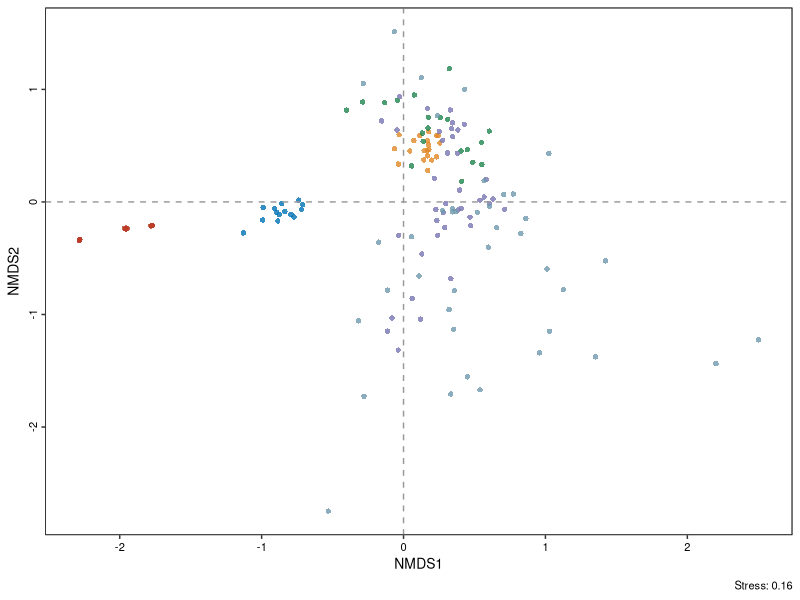
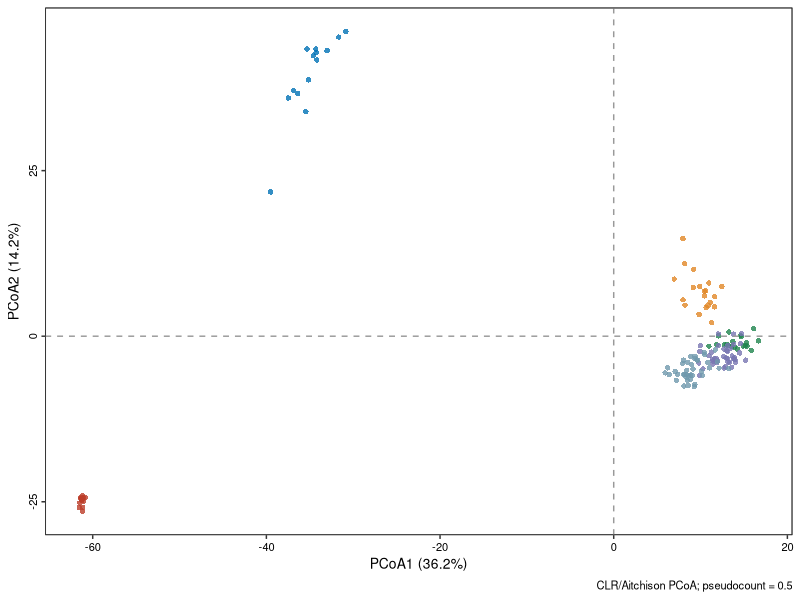

These charts were generated, in order, by the following R code:

# coding: utf-8
# email: qfsfdxlqy@163.com
# Github: https://github.com/2015qyliang

library(vegan)
library(ggsci)
library(ggplot2)
library(tidyverse)

#############################################################
# Supplementary Fig. S2E-F
# E: Bray-Curtis NMDS
# F: CLR/Aitchison PCoA
#############################################################

set.seed(123)

#############################################################
# 1. Data input

dclassDF = read.table('OTUsamplesGroup.txt', header = T,
                      sep = '\t', stringsAsFactors = F)

otuSampleDF = t(read.table('OTUtable.txt', header = T,
                           sep = '\t', row.names = 1,
                           check.names = FALSE))

# Match sample order between OTU table and metadata
common.samples = rownames(otuSampleDF)[rownames(otuSampleDF) %in% dclassDF$SampleID]

otuSampleDF = otuSampleDF[common.samples, , drop = FALSE]
dclassDF = dclassDF[match(common.samples, dclassDF$SampleID), , drop = FALSE]

# Remove all-zero samples and OTUs, if any
otuSampleDF = otuSampleDF[rowSums(otuSampleDF) > 0, , drop = FALSE]
dclassDF = dclassDF[match(rownames(otuSampleDF), dclassDF$SampleID), , drop = FALSE]

otuSampleDF = otuSampleDF[, colSums(otuSampleDF) > 0, drop = FALSE]

dclassDF$Group = factor(dclassDF$Group,
                        levels = c('D0', 'D1', 'D3', 'D5', 'D6', 'D7'))

#############################################################
# 2. Common theme, following Figure3D_NMDS_AbsT.R

mycols = pal_nejm()(6)

# mytheme = theme(panel.background = element_rect(fill = "white", color = "black"),
#                 panel.grid = element_blank(),
#                 plot.caption = element_text(size = 10, color = 'black'),
#                 axis.title = element_text(size = 10, color = 'black'),
#                 axis.text.y = element_text(size = 8, hjust = 0.5, vjust = 0.5,
#                                            angle = 90, color = 'black'),
#                 axis.text.x = element_text(size = 8, color = 'black'),
#                 legend.position = "right",
#                 legend.title = element_blank(),
#                 legend.text = element_text(size = 8),
#                 legend.key = element_blank())

#############################################################
# 3. Helper functions for statistics

get_global_stats = function(dis, meta, distance.name) {
  
  ad = adonis2(dis ~ Group, data = meta, permutations = 999)
  an = anosim(dis, grouping = meta$Group, permutations = 999)
  mr = mrpp(dis, grouping = meta$Group, permutations = 999)
  
  bd = betadisper(dis, group = meta$Group)
  bd.test = permutest(bd, permutations = 999)
  
  out = data.frame(
    Distance = distance.name,
    Test = c('PERMANOVA', 'ANOSIM', 'MRPP', 'Beta-dispersion'),
    Statistic = c(ad$F[1],
                  an$statistic,
                  mr$A,
                  bd.test$tab[1, 'F']),
    R2 = c(ad$R2[1],
           NA,
           NA,
           NA),
    P = c(ad$`Pr(>F)`[1],
          an$signif,
          mr$Pvalue,
          bd.test$tab[1, 'Pr(>F)']),
    stringsAsFactors = FALSE
  )
  
  return(out)
}

pairwise_permanova = function(dis, meta, distance.name) {
  
  dis.mat = as.matrix(dis)
  gps = levels(meta$Group)
  pair.list = combn(gps, 2, simplify = FALSE)
  
  out = map_df(pair.list, function(x) {
    
    idx = meta$Group %in% x
    sub.dis = as.dist(dis.mat[idx, idx])
    sub.meta = droplevels(meta[idx, , drop = FALSE])
    
    ad = adonis2(sub.dis ~ Group, data = sub.meta, permutations = 999)
    
    data.frame(
      Distance = distance.name,
      Group1 = x[1],
      Group2 = x[2],
      F = ad$F[1],
      R2 = ad$R2[1],
      P = ad$`Pr(>F)`[1],
      stringsAsFactors = FALSE
    )
  })
  
  out$P.adj.BH = p.adjust(out$P, method = 'BH')
  
  return(out)
}

#############################################################
# 4. Fig. S2E: Bray-Curtis NMDS
# Abundance-sensitive ordination

otuRelDF = decostand(otuSampleDF, method = 'total')

bray.dis = vegdist(otuRelDF, method = 'bray')

nmds.bray = metaMDS(bray.dis,
                    k = 2,
                    trymax = 100,
                    wascores = TRUE)

bray.scores = as.data.frame(scores(nmds.bray))
bray.df = data.frame(bray.scores,
                     dclass = dclassDF$Group,
                     SampleID = dclassDF$SampleID)

head(bray.df)

bray.p = ggplot(bray.df, aes(x = NMDS1, y = NMDS2, color = dclass)) +
  geom_point(size = 1.5, alpha = 0.8, shape = 16) +
  labs(caption = paste0('Stress: ',
                        paste(round(nmds.bray$stress, digits = 2), collapse = ', '))) +
  scale_colour_manual(values = mycols,
                      breaks = c('D0', 'D1', 'D3', 'D5', 'D6', 'D7')) +
  geom_hline(yintercept = 0, colour = "grey60", linetype = "dashed") +
  geom_vline(xintercept = 0, colour = "grey60", linetype = "dashed") +
  theme_bw() + 
  theme(panel.background = element_rect(fill = "white", color = "black"),
        panel.grid = element_blank(),
        plot.caption = element_text(size = 8, color = 'black'),
        axis.title = element_text(size = 10, color = 'black'),
        axis.text.y = element_text(size = 8, hjust = 0.5, vjust = 0.5,
                                   angle = 90, color = 'black'),
        axis.text.x = element_text(size = 8, color = 'black'),
        legend.position = "none" )

ggsave('Sup_Fig_S3_B_NMDS_BrayCurtis.pdf',
       bray.p, units = 'in', width = 2.5, height = 2.5)

stressplot

#############################################################
# 5. Fig. S2F: CLR/Aitchison PCoA
# Compositional-aware ordination
#
# Aitchison distance = Euclidean distance on CLR-transformed abundance.
# Zero values are handled by adding a pseudocount before CLR transformation.
#############################################################

pseudo.count = 0.5

clr_fun = function(x) {
  x = x + pseudo.count
  x = x / sum(x)
  lx = log(x)
  return(lx - mean(lx))
}

otuCLRDF = t(apply(otuSampleDF, 1, clr_fun))

ait.dis = dist(otuCLRDF, method = 'euclidean')

pcoa.ait = cmdscale(ait.dis,
                    k = 2,
                    eig = TRUE)

ait.scores = as.data.frame(pcoa.ait$points)
colnames(ait.scores) = c('PCoA1', 'PCoA2')

eig = pcoa.ait$eig
eig.pos = eig[eig > 0]
eig.percent = round(eig.pos / sum(eig.pos) * 100, 1)

ait.df = data.frame(ait.scores,
                    dclass = dclassDF$Group,
                    SampleID = dclassDF$SampleID)

head(ait.df)

ait.p = ggplot(ait.df, aes(x = PCoA1, y = PCoA2, color = dclass)) +
  geom_point(size = 1.5, alpha = 0.8, shape = 16) +
  labs(x = paste0('PCoA1 (', eig.percent[1], '%)'),
       y = paste0('PCoA2 (', eig.percent[2], '%)'),
       caption = paste0('CLR/Aitchison PCoA; pseudocount = ', pseudo.count)) +
  scale_colour_manual(values = mycols,
                      breaks = c('D0', 'D1', 'D3', 'D5', 'D6', 'D7')) +
  geom_hline(yintercept = 0, colour = "grey60", linetype = "dashed") +
  geom_vline(xintercept = 0, colour = "grey60", linetype = "dashed") +
  theme_bw() + 
  theme(panel.background = element_rect(fill = "white", color = "black"),
        panel.grid = element_blank(),
        plot.caption = element_text(size = 8, color = 'black'),
        axis.title = element_text(size = 10, color = 'black'),
        axis.text.y = element_text(size = 8, hjust = 0.5, vjust = 0.5,
                                   angle = 90, color = 'black'),
        axis.text.x = element_text(size = 8, color = 'black'),
        legend.position = "none" )

ggsave('Sup_Fig_S3_C_PCoA_CLR_Aitchison.pdf',
       ait.p, units = 'in', width = 2.5, height = 2.5)

#############################################################
# 6. Global tests and pairwise PERMANOVA
# These results can be added to Table S11.

global.stats = bind_rows(
  get_global_stats(bray.dis, dclassDF, 'Bray-Curtis'),
  get_global_stats(ait.dis, dclassDF, 'CLR/Aitchison')
)

pairwise.stats = bind_rows(
  pairwise_permanova(bray.dis, dclassDF, 'Bray-Curtis'),
  pairwise_permanova(ait.dis, dclassDF, 'CLR/Aitchison')
)

ordination.info = data.frame(
  Distance = c('Bray-Curtis', 'CLR/Aitchison'),
  Ordination = c('NMDS', 'PCoA'),
  Diagnostic1 = c(paste0('Stress = ', round(nmds.bray$stress, 4)),
                  paste0('PCoA1 = ', eig.percent[1], '%')),
  Diagnostic2 = c('trymax = 100',
                  paste0('PCoA2 = ', eig.percent[2], '%')),
  ZeroHandling = c('Not applicable',
                   paste0('Pseudocount = ', pseudo.count, ' before CLR')),
  stringsAsFactors = FALSE
)

write.csv(global.stats,
          'Sup_Fig_S3_GlobalStats.csv',
          row.names = FALSE)

write.csv(pairwise.stats,
          'Sup_Fig_S3_PairwisePERMANOVA.csv',
          row.names = FALSE)

write.csv(ordination.info,
          'Sup_Fig_S3_OrdinationInfo.csv',
          row.names = FALSE)

#############################################################
# 7. Print summary

print(global.stats)
print(pairwise.stats)
print(ordination.info)

#############################################################
